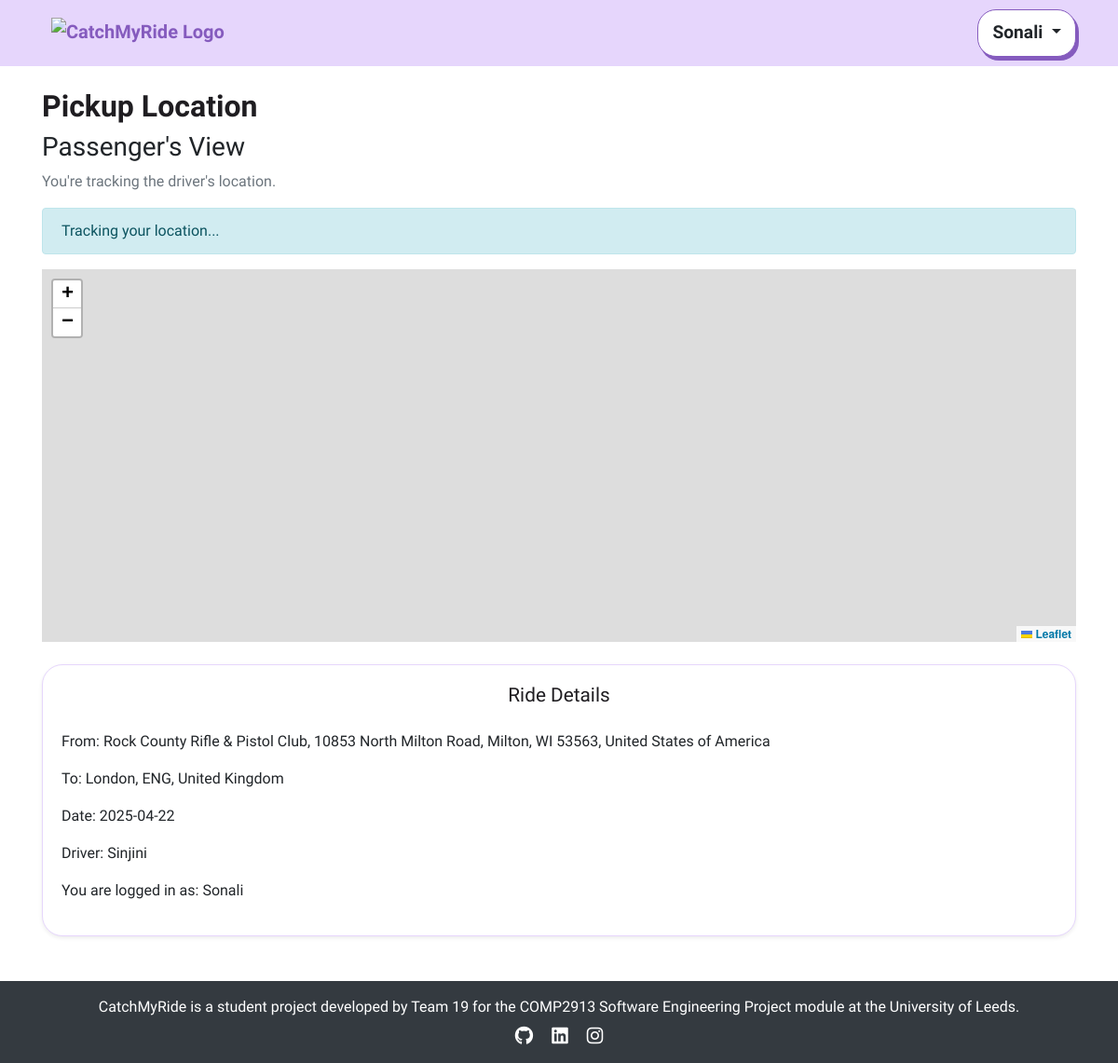
Page /view_pickup/2 (signed in) on the earlier database version.
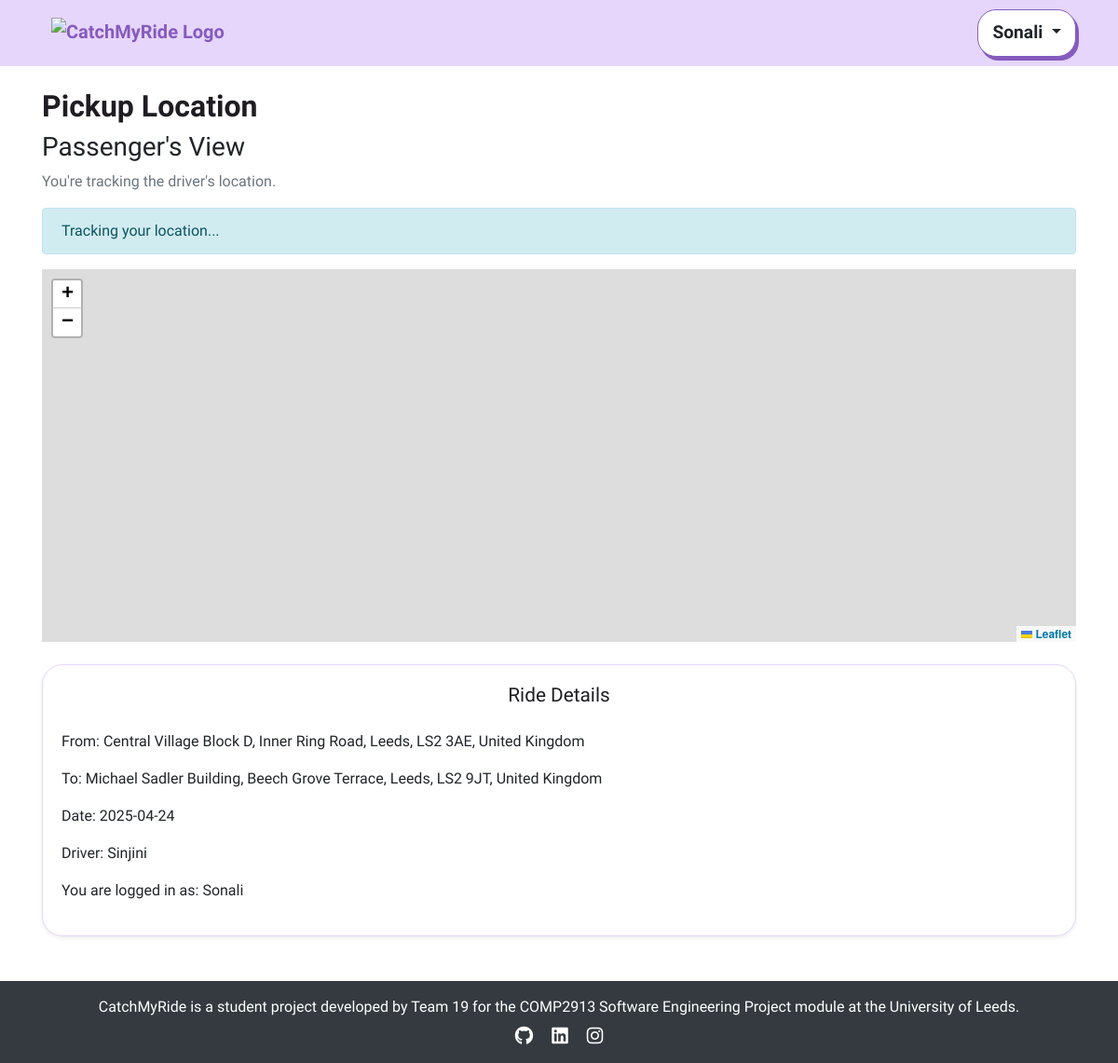
Same page on the later database version.
### app/models.py (models this page shows, shortened)
class publish_ride(db.Model):
    id = db.Column(db.Integer, primary_key=True)
    driver_id = db.Column(db.Integer, db.ForeignKey('user.id'), nullable=False)
    driver_name = db.Column(db.String(100), nullable=False)  # Added Driver Name
    from_location = db.Column(db.String(200), nullable=False)
    to_location = db.Column(db.String(200), nullable=False)
    date_time = db.Column(db.DateTime, nullable=True)  # Now optional
    available_seats_per_date = db.Column(db.JSON, nullable=True)
    price_per_seat = db.Column(db.Float, nullable=False)
    category = db.Column(db.String(50), nullable=False)
    recurrence_dates = db.Column(db.String(255), nullable=True)
    commute_times = db.Column(db.String(255), nullable=True)  # Stores commute time slots
    is_available = db.Column(db.Boolean, default=True)
    status = db.Column(db.String(20), default="Booked")

### app/views.py (the view, shortened to what this page needs)
@app.route('/view_pickup/<int:ride_id>', methods=['GET'])
@login_required
def view_pickup(ride_id):
    ride = publish_ride.query.get_or_404(ride_id)
    driver = User.query.get(ride.driver_id)
    booking = book_ride.query.filter_by(ride_id=ride_id, user_id=current_user.id).first()
    is_passenger = booking is not None
    is_driver = (ride.driver_id == current_user.id)
    passenger = None
    if is_passenger:
        passenger = User.query.get(booking.user_id)
    if is_passenger and not is_driver:
        ride_date = booking.ride_date.strftime("%Y-%m-%d") if booking.ride_date else "N/A"
        return render_template("pickup_passenger.html", ride_id=ride_id, ride=ride,
                               driver_name=driver.username if driver else "Unknown",
                               passenger_name=passenger.username if passenger else None,
                               ride_status=booking.status, ride_date=ride_date)
    else:
        return "<h3><strong>Unauthorized access to this ride</strong></h3>", 403

### app/views.py (called while the page is built)
@app.before_request
def check_redirect_after_login():
    if 'redirect_after_login' in session and current_user.is_authenticated:
        redirect_path = session.pop('redirect_after_login')
        return redirect(redirect_path)

@login_manager.user_loader
def load_user(user_id):
    return User.query.get(int(user_id))

@app.context_processor
def inject_user():
    return dict(user=current_user)

### app/templates/pickup_passenger.html (shortened to what this page needs)
{% extends 'base.html' %}
{% block content %}
<div class="container mt-4">
    <h2><strong>Pickup Location</strong></h2>
    <h3>Passenger's View</h3>
    <p class="text-muted">You're tracking the driver's location.</p>
    <p id="status-message" class="alert alert-info">Tracking your location...</p>
    <div id="map" style="height: 400px;"></div>
     <div class="card mt-4 shadow-sm">
        <div class="card-body">
            <h4 class="card-title">Ride Details</h4>
            <p><strong>From:</strong> {{ ride.from_location }}</p>
            <p><strong>To:</strong> {{ ride.to_location }}</p>
            <p><strong>Date:</strong> {{ ride_date }}</p>
            <p><strong>Driver:</strong> {{ driver_name }}</p>
            <p><strong>You are logged in as:</strong> {{ current_user.username }}</p>
        </div>
    </div>
</div>
{% endblock %}

Differences in the rows shown:
changed publish_ride: from_location "Rock County Rifle & Pistol Club, 10853 North Milton Road, Milton, WI 53563, United States of America" → "Central Village Block D, Inner Ring Road, Leeds, LS2 3AE, United Kingdom"; to_location "London, ENG, United Kingdom" → "Michael Sadler Building, Beech Grove Terrace, Leeds, LS2 9JT, United Kingdom"
Other differences:
{{ ride_date }}: "2025-04-22" → "2025-04-24"
